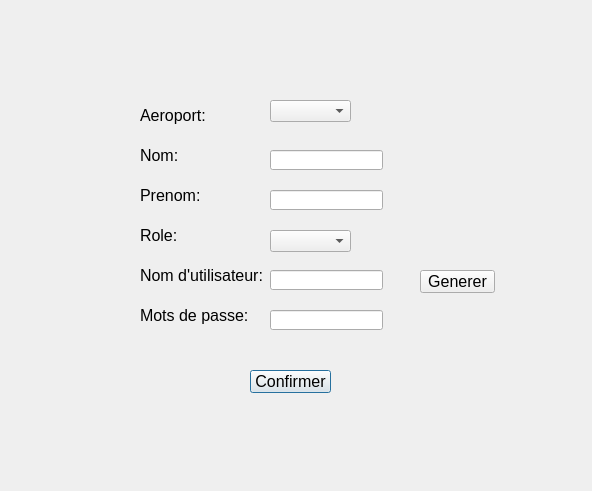
<?xml version="1.0" encoding="UTF-8"?>
<ui version="4.0">
 <class>AjouterUtilisateur</class>
 <widget class="QDialog" name="AjouterUtilisateur">
  <property name="geometry">
   <rect>
    <x>0</x>
    <y>0</y>
    <width>592</width>
    <height>491</height>
   </rect>
  </property>
  <property name="maximumSize">
   <size>
    <width>592</width>
    <height>491</height>
   </size>
  </property>
  <property name="font">
   <font>
    <pointsize>12</pointsize>
   </font>
  </property>
  <property name="windowTitle">
   <string>AjouterUtilisateur</string>
  </property>
  <widget class="QComboBox" name="comboBoxVols">
   <property name="geometry">
    <rect>
     <x>270</x>
     <y>100</y>
     <width>81</width>
     <height>22</height>
    </rect>
   </property>
   <property name="font">
    <font>
     <pointsize>10</pointsize>
    </font>
   </property>
  </widget>
  <widget class="QLabel" name="label">
   <property name="geometry">
    <rect>
     <x>140</x>
     <y>90</y>
     <width>81</width>
     <height>51</height>
    </rect>
   </property>
   <property name="font">
    <font>
     <pointsize>12</pointsize>
    </font>
   </property>
   <property name="text">
    <string>Aeroport:</string>
   </property>
  </widget>
  <widget class="QLabel" name="label_2">
   <property name="geometry">
    <rect>
     <x>140</x>
     <y>130</y>
     <width>101</width>
     <height>51</height>
    </rect>
   </property>
   <property name="font">
    <font>
     <pointsize>12</pointsize>
    </font>
   </property>
   <property name="text">
    <string>Nom:</string>
   </property>
  </widget>
  <widget class="QLabel" name="label_3">
   <property name="geometry">
    <rect>
     <x>140</x>
     <y>210</y>
     <width>47</width>
     <height>51</height>
    </rect>
   </property>
   <property name="font">
    <font>
     <pointsize>12</pointsize>
    </font>
   </property>
   <property name="text">
    <string>Role:</string>
   </property>
  </widget>
  <widget class="QLabel" name="label_4">
   <property name="geometry">
    <rect>
     <x>140</x>
     <y>290</y>
     <width>111</width>
     <height>51</height>
    </rect>
   </property>
   <property name="font">
    <font>
     <pointsize>12</pointsize>
    </font>
   </property>
   <property name="text">
    <string>Mots de passe:</string>
   </property>
  </widget>
  <widget class="QLineEdit" name="lineEdiNom">
   <property name="geometry">
    <rect>
     <x>270</x>
     <y>150</y>
     <width>113</width>
     <height>20</height>
    </rect>
   </property>
   <property name="font">
    <font>
     <pointsize>10</pointsize>
    </font>
   </property>
  </widget>
  <widget class="QLineEdit" name="lineEditMotDepasse">
   <property name="geometry">
    <rect>
     <x>270</x>
     <y>310</y>
     <width>113</width>
     <height>20</height>
    </rect>
   </property>
   <property name="font">
    <font>
     <pointsize>10</pointsize>
    </font>
   </property>
  </widget>
  <widget class="QPushButton" name="pushButton">
   <property name="geometry">
    <rect>
     <x>250</x>
     <y>370</y>
     <width>81</width>
     <height>23</height>
    </rect>
   </property>
   <property name="font">
    <font>
     <pointsize>12</pointsize>
    </font>
   </property>
   <property name="text">
    <string>Confirmer</string>
   </property>
  </widget>
  <widget class="QComboBox" name="comboBoxRole">
   <property name="geometry">
    <rect>
     <x>270</x>
     <y>230</y>
     <width>81</width>
     <height>22</height>
    </rect>
   </property>
   <property name="font">
    <font>
     <pointsize>10</pointsize>
    </font>
   </property>
  </widget>
  <widget class="QLabel" name="label_5">
   <property name="geometry">
    <rect>
     <x>140</x>
     <y>170</y>
     <width>101</width>
     <height>51</height>
    </rect>
   </property>
   <property name="font">
    <font>
     <pointsize>12</pointsize>
    </font>
   </property>
   <property name="text">
    <string>Prenom:</string>
   </property>
  </widget>
  <widget class="QLineEdit" name="lineEdiPrenom">
   <property name="geometry">
    <rect>
     <x>270</x>
     <y>190</y>
     <width>113</width>
     <height>20</height>
    </rect>
   </property>
   <property name="font">
    <font>
     <pointsize>10</pointsize>
    </font>
   </property>
  </widget>
  <widget class="QLabel" name="label_6">
   <property name="geometry">
    <rect>
     <x>140</x>
     <y>250</y>
     <width>131</width>
     <height>51</height>
    </rect>
   </property>
   <property name="font">
    <font>
     <pointsize>12</pointsize>
    </font>
   </property>
   <property name="text">
    <string>Nom d'utilisateur:</string>
   </property>
  </widget>
  <widget class="QLineEdit" name="lineEditNomUtilisateur">
   <property name="geometry">
    <rect>
     <x>270</x>
     <y>270</y>
     <width>113</width>
     <height>20</height>
    </rect>
   </property>
   <property name="font">
    <font>
     <pointsize>10</pointsize>
    </font>
   </property>
   <property name="clearButtonEnabled">
    <bool>false</bool>
   </property>
  </widget>
  <widget class="QPushButton" name="pushButtonGenerer">
   <property name="geometry">
    <rect>
     <x>420</x>
     <y>270</y>
     <width>75</width>
     <height>23</height>
    </rect>
   </property>
   <property name="font">
    <font>
     <pointsize>12</pointsize>
    </font>
   </property>
   <property name="text">
    <string>Generer</string>
   </property>
  </widget>
 </widget>
 <resources/>
 <connections>
  <connection>
   <sender>pushButton</sender>
   <signal>clicked()</signal>
   <receiver>AjouterUtilisateur</receiver>
   <slot>slotAjouterUtilisateur()</slot>
   <hints>
    <hint type="sourcelabel">
     <x>277</x>
     <y>311</y>
    </hint>
    <hint type="destinationlabel">
     <x>277</x>
     <y>200</y>
    </hint>
   </hints>
  </connection>
  <connection>
   <sender>pushButtonGenerer</sender>
   <signal>clicked()</signal>
   <receiver>AjouterUtilisateur</receiver>
   <slot>slotGenererNomUtilisateur()</slot>
   <hints>
    <hint type="sourcelabel">
     <x>467</x>
     <y>281</y>
    </hint>
    <hint type="destinationlabel">
     <x>277</x>
     <y>241</y>
    </hint>
   </hints>
  </connection>
 </connections>
 <slots>
  <slot>slotAjouterUtilisateur()</slot>
  <slot>slotGenererNomUtilisateur()</slot>
 </slots>
</ui>
